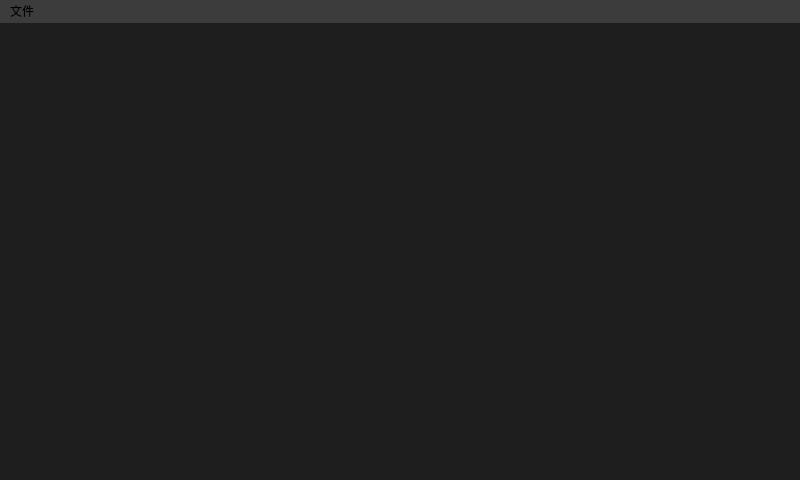
<?xml version="1.0" encoding="UTF-8"?>
<ui version="4.0">
 <class>MainWindow</class>
 <widget class="QMainWindow" name="MainWindow">
  <property name="geometry">
   <rect>
    <x>0</x>
    <y>0</y>
    <width>800</width>
    <height>480</height>
   </rect>
  </property>
  <property name="mouseTracking">
   <bool>true</bool>
  </property>
  <property name="windowTitle">
   <string>MainWindow</string>
  </property>
  <property name="styleSheet">
   <string notr="true">background-color: rgb(30, 30, 30);
</string>
  </property>
  <widget class="QWidget" name="centralWidget">
   <layout class="QGridLayout" name="gridLayout_2"/>
  </widget>
  <widget class="QMenuBar" name="menuBar">
   <property name="geometry">
    <rect>
     <x>0</x>
     <y>0</y>
     <width>800</width>
     <height>23</height>
    </rect>
   </property>
   <property name="autoFillBackground">
    <bool>false</bool>
   </property>
   <property name="styleSheet">
    <string notr="true">background-color: rgb(60, 60, 60);</string>
   </property>
   <property name="nativeMenuBar">
    <bool>false</bool>
   </property>
   <widget class="QMenu" name="menu">
    <property name="styleSheet">
     <string notr="true"/>
    </property>
    <property name="title">
     <string>文件</string>
    </property>
    <addaction name="open"/>
    <addaction name="setting"/>
    <addaction name="about"/>
    <addaction name="separator"/>
    <addaction name="quit"/>
   </widget>
   <addaction name="menu"/>
  </widget>
  <action name="open">
   <property name="icon">
    <iconset>
     <normaloff>media/icons/open.png</normaloff>media/icons/open.png</iconset>
   </property>
   <property name="text">
    <string>打开</string>
   </property>
  </action>
  <action name="setting">
   <property name="icon">
    <iconset>
     <normaloff>media/icons/setting.png</normaloff>media/icons/setting.png</iconset>
   </property>
   <property name="text">
    <string>设置</string>
   </property>
  </action>
  <action name="about">
   <property name="icon">
    <iconset>
     <normaloff>media/icons/about.png</normaloff>media/icons/about.png</iconset>
   </property>
   <property name="text">
    <string>关于</string>
   </property>
  </action>
  <action name="quit">
   <property name="icon">
    <iconset>
     <normaloff>media/icons/exit.png</normaloff>media/icons/exit.png</iconset>
   </property>
   <property name="text">
    <string>退出</string>
   </property>
  </action>
 </widget>
 <layoutdefault spacing="6" margin="11"/>
 <resources/>
 <connections/>
</ui>
